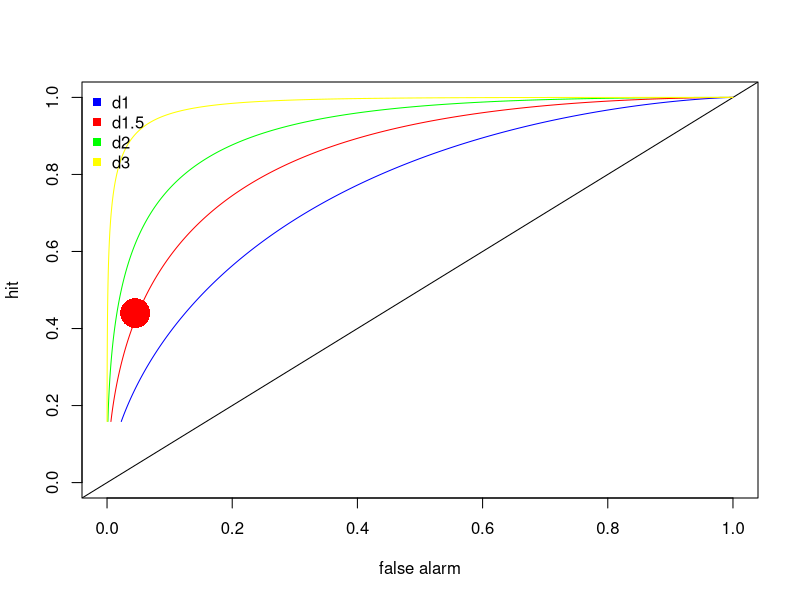

Generate this figure with R:
library(ggplot2)
library(knitr)

# create a series of x values
xvals = seq(0, 100, 0.01)

plot(pnorm(xvals, mean=4, sd=2), pnorm(xvals, mean=2, sd=2), xlim = c(0, 1), ylim = c(0, 1), type = "l",  xlab = "false alarm", ylab = "hit", col = 'blue')
abline(0, 1, col= "black")
lines(pnorm(xvals, mean=6, sd=2), pnorm(xvals, mean=2, sd=2), col='green')
lines(pnorm(xvals, mean=5, sd=2), pnorm(xvals, mean=2, sd=2), col='red')
lines(pnorm(xvals, mean=8, sd=2), pnorm(xvals, mean=2, sd=2), col='yellow')
points(0.045,0.44, cex=4,pch=16,col="red")
legend("topleft", legend = c("d1","d1.5","d2","d3") , pch = 15, bty = 'n', col = c("blue",'red',"green",'yellow'))

